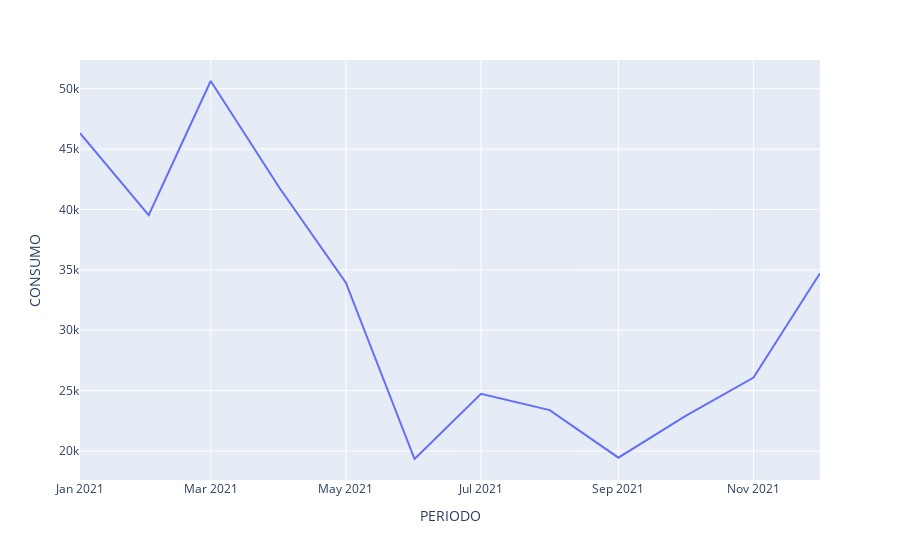

The notebook cell saved with this chart:
### Markdown cell above
##### CONSUMO VS PERIODO

### Code cell
data = df.groupby(["PERIODO"]).sum().reset_index()
fig = px.line(data, x="PERIODO", y="CONSUMO")
fig.show()

### Figure 1 — Plotly figure (JSON) as saved in the notebook; plotly's stock layout.template omitted (floating-point values rounded to 4 significant figures)
{"data": [{"hovertemplate": "PERIODO=%{x}<br>CONSUMO=%{y}<extra></extra>", "legendgroup": "", "line": {"color": "#636efa", "dash": "solid"}, "marker": {"symbol": "circle"}, "mode": "lines", "name": "", "orientation": "v", "showlegend": false, "type": "scatter", "x": ["2021-01-01T00:00:00", "2021-02-01T00:00:00", "2021-03-01T00:00:00", "2021-04-01T00:00:00", "2021-05-01T00:00:00", "2021-06-01T00:00:00", "2021-07-01T00:00:00", "2021-08-01T00:00:00", "2021-09-01T00:00:00", "2021-10-01T00:00:00", "2021-11-01T00:00:00", "2021-12-01T00:00:00"], "xaxis": "x", "y": [46316, 39529, 50635, 41801, 33938, 19342, 24738, 23387, 19451, 22865, 26087, 34726], "yaxis": "y"}], "layout": {"legend": {"tracegroupgap": 0}, "margin": {"t": 60}, "xaxis": {"anchor": "y", "domain": [0, 1], "title": {"text": "PERIODO"}}, "yaxis": {"anchor": "x", "domain": [0, 1], "title": {"text": "CONSUMO"}}}}
